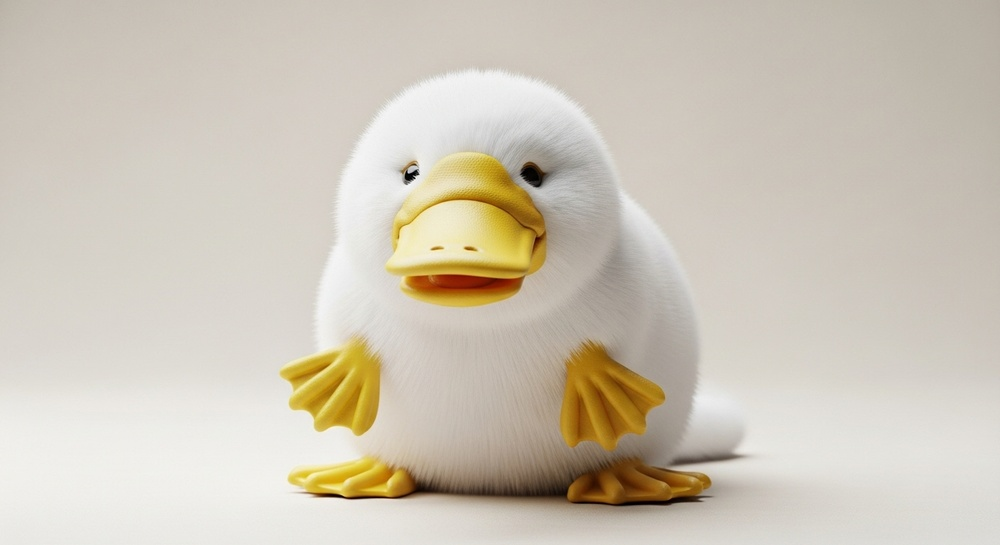
#> input picture platypus.jpg, 1000 x 545 px, shrunk from 1408 x 768 before the run
$ python -i find_bounding_box.py   (imports and definitions only)
#> lines starting #> are read from the running program, lines starting #| are printed output that depends on the picture; after the words box and inside, x2 and y2 are one past the last pixel; in counts of white or black regions, pixels touching at a corner belong together
#> further down, picture is the input picture: shape (545, 1000, 3); mean B, G, R 184.1, 198.3, 206.2
### threads.py

import threading

# Numbaの並行アクセスを防ぐためのロック
numba_lock = threading.Lock()

def lock_numba(func):
    def wrapper(*args, **kwargs):
        with numba_lock:
            return func(*args, **kwargs)
    return wrapper

editor_lock = threading.Lock()

# [5 lines left out: function lock_editor, not called in this run]

# MaskEditor2 の tcg_info['matrix'] / texture_size は描画スレッドと UI/overlay 更新で共有される。
# セグメントマスク用の一時 matrix swap が再入するため RLock にする。
mask_editor_matrix_lock = threading.RLock()

# メインスレッドの primary_param / imgset と描画スレッドの競合を防ぐ（on_select→empty_image など同一スレッド再入のため RLock）
primary_param_lock = threading.RLock()

# [5 lines left out: function lock_primary_param, not called in this run]

# AIJobManager はフォルダ走査スレッド、Kivyメインスレッド、描画経路から触られる。
# キュー投入・poll・キャンセルの再入を許すため RLock にする。
ai_job_manager_lock = threading.RLock()

# AI-NR完了後の .pmck merge queue はUI pollとworker callbackで共有される。
ai_sidecar_merge_lock = threading.Lock()

# .pmck は通常保存、RAW rating、batch paste、AI-NR sidecar merge から触られる。
# read-modify-write を pmck_store.py の単一窓口で直列化するための再入可能ロック。
pmck_store_lock = threading.RLock()

### cores/find_bounding_box.py
import logging
import numpy as np
import cv2
try:
    from numba import jit, prange
    HAS_NUMBA = True
except ImportError:
    HAS_NUMBA = False
    # noop decorator
    # [4 lines left out: function jit, not called in this run]

from threads import lock_numba

def find_bounding_box(image, threshold=None, margin_ratio=None, aspect_ratio=None, verbose=False):
    """
    OpenCVの輪郭抽出を用いて、画像内の有効領域（黒くない部分）の内接最大矩形を検出する。
    有効領域の内側に完全に収まる最大の矩形（Largest Inscribed Rectangle）を返す。

    Parameters:
    -----------
    image : numpy.ndarray
        RGB画像 (H, W, 3) の float32 配列 (値の範囲: 0.0-1.0)
    threshold : float or None
        黒とみなす閾値（0.0-1.0）。Noneの場合は0.001を使用
    margin_ratio : float or None
        安全マージンの比率（0.0-1.0）。Noneの場合は0.0を使用
        ※内側検出の場合、マージンは「さらに内側へ」作用する
    aspect_ratio : float or None
        矩形の縦横比（幅/高さ）。Noneの場合は任意の縦横比で最大を探索
        例: 16/9 ≈ 1.778 (16:9), 4/3 ≈ 1.333 (4:3), 1.0 (正方形)
    verbose : bool
        詳細情報を表示するかどうか (デフォルト: False)

    Returns:
    --------
    tuple : (x1, y1, x2, y2) 元画像サイズでのバウンディングボックスの座標
    """
#> called with verbose = False
    # パラメータを自動設定
    if threshold is None:
        # 暗部も有効画素とするため低めの閾値
        # 0.01 = 約 2.5/255、周辺減光やJPEGアーティファクトを考慮
        threshold = 0.001

    # 内接矩形探索ではマージン不要（アルゴリズムが内側を保証するため）
    if margin_ratio is None:
        margin_ratio = 0.0

    if verbose:
        logging.info("[検出設定] threshold=%.3f, margin_ratio=%.3f", threshold, margin_ratio)


    h, w = image.shape[:2]
#> h = 545; w = 1000

    # 1. 画像の前処理（グレースケール）
    if len(image.shape) == 3:
        # RGBA対応: アルファチャンネルが含まれると平均値が下がる可能性があるため無視する
        if image.shape[2] == 4:
            gray = np.mean(image[:, :, :3], axis=2)
        else:
            gray = np.mean(image, axis=2)
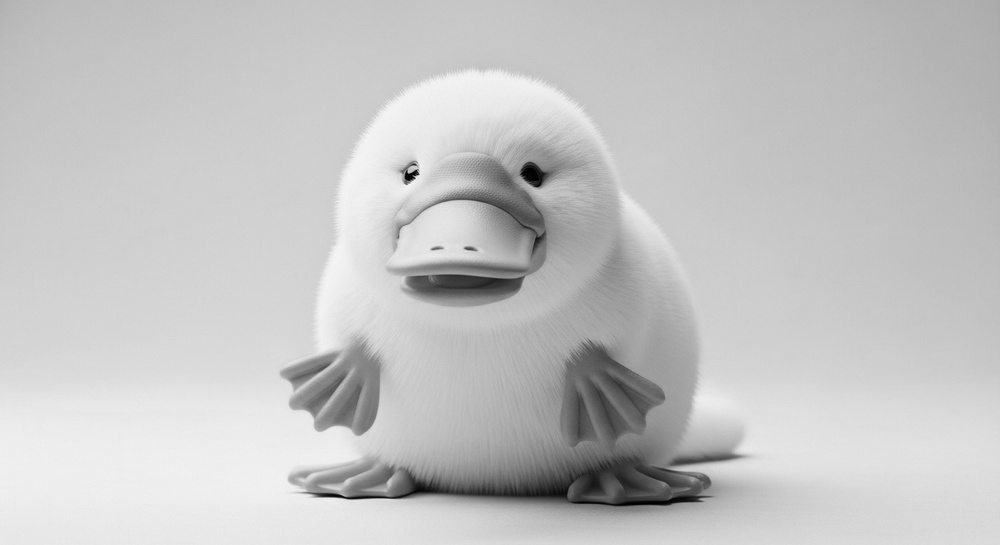
#> gray: shape (545, 1000) float64; min 0, max 250.3, mean 196.2
    else:
        gray = image

    # 値域チェックと閾値調整
    img_max = np.max(gray)
#> img_max = 250.3

    eff_threshold = threshold

    if verbose:
        logging.info(
            "[検出設定] MaxVal=%.2f, Threshold=%.3f (Original=%s), Margin=%.3f",
            img_max,
            eff_threshold,
            threshold,
            margin_ratio,
        )

    binary = ((gray > eff_threshold) * 255).astype(np.uint8)
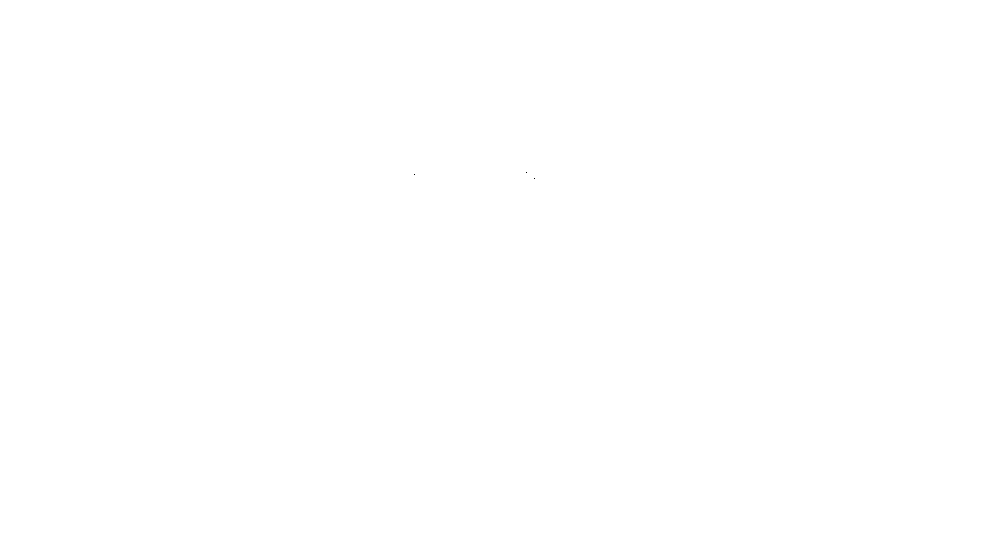
#> binary: shape (545, 1000); 100% white; black in thin lines or dots, all inside (x1, y1, x2, y2) = (414, 172, 535, 179)

    # ノイズ除去
    # ユーザー要件: "外周が苦手" / "最大が取れない" / "鋭角な角が消える"
    # -> OPEN(縮小)は行わず、CLOSE(穴埋め)のみ行う。
    # 髭ノイズ(外に出ているゴミ)は contours フィルタリング(面積)で弾く。

    # カーネルサイズ（固定値）
    k_dim = 3
    # 奇数にする
    if k_dim % 2 == 0: k_dim += 1


    kernel = cv2.getStructuringElement(cv2.MORPH_ELLIPSE, (k_dim, k_dim))

    # 穴埋めのみ (iterations=2 で十分)
    binary_filled = cv2.morphologyEx(binary, cv2.MORPH_CLOSE, kernel, iterations=2)
#> binary_filled: shape (545, 1000); every value is 255

    # 2. 輪郭抽出と「クリーンなマスク」の作成 (Full Resolution)
    # ここで最大輪郭を抽出し、中身を塗りつぶしたマスクを作ることで、
    # ・内部ノイズ（黒点）による矩形分断を防ぐ
    # ・外部ノイズ（背景ゴミ）を無視する
    contours, _ = cv2.findContours(binary_filled, cv2.RETR_EXTERNAL, cv2.CHAIN_APPROX_SIMPLE)
#> contours = [[[0, 0], [0, 544], [999, 544], [999, 0]]]

    if not contours:
        if verbose:
            logging.warning("[警告] 有効領域なし")
        return (0, 0, w - 1, h - 1)

    # 最大面積の輪郭を採用
    # 画面全体の 0.1% 以下のゴミは無視
    min_area = w * h * 0.001
#> min_area = 545
    valid_contours = [c for c in contours if cv2.contourArea(c) > min_area]
#> valid_contours = [[[0, 0], [0, 544], [999, 544], [999, 0]]]

    if not valid_contours:
        main_contour = max(contours, key=cv2.contourArea)
    else:
        main_contour = max(valid_contours, key=cv2.contourArea)
#> main_contour = [[0, 0], [0, 544], [999, 544], [999, 0]]

    # 外接矩形を取得（バックアップ用）
    bx, by, bw, bh = cv2.boundingRect(main_contour)
#> bx = 0; by = 0; bw = 1000; bh = 545

    # クリーンなマスク (Full Res)
    clean_mask = np.zeros((h, w), dtype=np.uint8)
    cv2.drawContours(clean_mask, [main_contour], -1, 255, -1)

    # 3. 内接最大矩形の探索
    if aspect_ratio is not None:
        # 縦横比指定の場合
        x1, y1, x2, y2 = _find_largest_inscribed_rectangle_with_aspect(clean_mask, aspect_ratio)
    else:
        # 任意の縦横比の場合
        x1, y1, x2, y2 = _find_largest_inscribed_rectangle(clean_mask)

    # マージン適用（Smart Margin）
    margin_tol = max(w, h) * 0.01  # 1%未満の隙間なら埋める (吸着)

    if x1 < margin_tol: x1 = 0
    if y1 < margin_tol: y1 = 0
    if (w - 1 - x2) < margin_tol: x2 = w - 1
    if (h - 1 - y2) < margin_tol: y2 = h - 1

    # マージン適用（必要な場合のみ。基本0）
    if margin_ratio > 0:
        bbox_w = x2 - x1
        bbox_h = y2 - y1
        mx = int(bbox_w * margin_ratio)
        my = int(bbox_h * margin_ratio)
        x1 += mx
        y1 += my
        x2 -= mx
        y2 -= my

    # 最終チェック（反転防止）
    if x2 <= x1 or y2 <= y1:
        return (0, 0, w-1, h-1)

    if verbose:
        logging.info("[最終結果] 内接矩形座標: x1=%s, y1=%s, x2=%s, y2=%s", x1, y1, x2, y2)

    return (x1, y1, x2, y2)


# [32 lines left out: function find_largest_inscribed_rectangle_in_mask, not called in this run]

@lock_numba
@jit(nopython=True, cache=True)
def _largest_rectangle_in_histogram_jit(histogram):
    """
    ヒストグラムにおける最大矩形を求める（Numba JIT最適化版）

    Parameters:
    -----------
    histogram : numpy array
        各列の高さ

    Returns:
    --------
    tuple : (max_area, left, right, height)
    """
    stack = []
    max_area = 0
    max_left = 0
    max_right = 0
    max_height = 0
    index = 0
    n = len(histogram)

    while index < n:
        if len(stack) == 0 or histogram[index] >= histogram[stack[-1]]:
            stack.append(index)
            index += 1
        else:
            top = stack.pop()
            width = index if len(stack) == 0 else index - stack[-1] - 1
            area = histogram[top] * width

            if area > max_area:
                max_area = area
                max_height = histogram[top]
                max_right = index - 1
                max_left = 0 if len(stack) == 0 else stack[-1] + 1

    while len(stack) > 0:
        top = stack.pop()
        width = index if len(stack) == 0 else index - stack[-1] - 1
        area = histogram[top] * width

        if area > max_area:
            max_area = area
            max_height = histogram[top]
            max_right = index - 1
            max_left = 0 if len(stack) == 0 else stack[-1] + 1

    return (max_area, max_left, max_right, max_height)


def _largest_rectangle_in_histogram(histogram):
    """
    ヒストグラムにおける最大矩形を求める

    Parameters:
    -----------
    histogram : list or array
        各列の高さ

    Returns:
    --------
    tuple : (max_area, left, right, height)
    """
    if HAS_NUMBA:
        return _largest_rectangle_in_histogram_jit(np.asarray(histogram, dtype=np.int32))

    # Numbaがない場合のフォールバック
    stack = []
    max_area = 0
    max_rect = (0, 0, 0, 0)
    index = 0

    while index < len(histogram):
        if not stack or histogram[index] >= histogram[stack[-1]]:
            stack.append(index)
            index += 1
        else:
            top = stack.pop()
            width = index if not stack else index - stack[-1] - 1
            area = histogram[top] * width

            if area > max_area:
                max_area = area
                height = histogram[top]
                right = index - 1
                left = 0 if not stack else stack[-1] + 1
                max_rect = (max_area, left, right, height)

    while stack:
        top = stack.pop()
        width = index if not stack else index - stack[-1] - 1
        area = histogram[top] * width

        if area > max_area:
            max_area = area
            height = histogram[top]
            right = index - 1
            left = 0 if not stack else stack[-1] + 1
            max_rect = (max_area, left, right, height)

    return max_rect


def _find_largest_inscribed_rectangle(mask):
    """
    バイナリマスク内の最大内接矩形を検出（高速化版）

    ヒストグラム法を使用して正確な最大内接矩形を計算。
    NumPyベクトル化により高速化。

    Parameters:
    -----------
    mask : numpy.ndarray
        バイナリマスク (255が有効領域)

    Returns:
    --------
    tuple : (x1, y1, x2, y2) 矩形の座標
    """
    h, w = mask.shape
#> h = 545; w = 1000
    binary = (mask > 0).astype(np.int32)
#> binary: shape (545, 1000) int32; every value is 1

    # NumPyベクトル化で高さマップを高速計算
    heights = np.zeros((h, w), dtype=np.int32)
    heights[0] = binary[0]
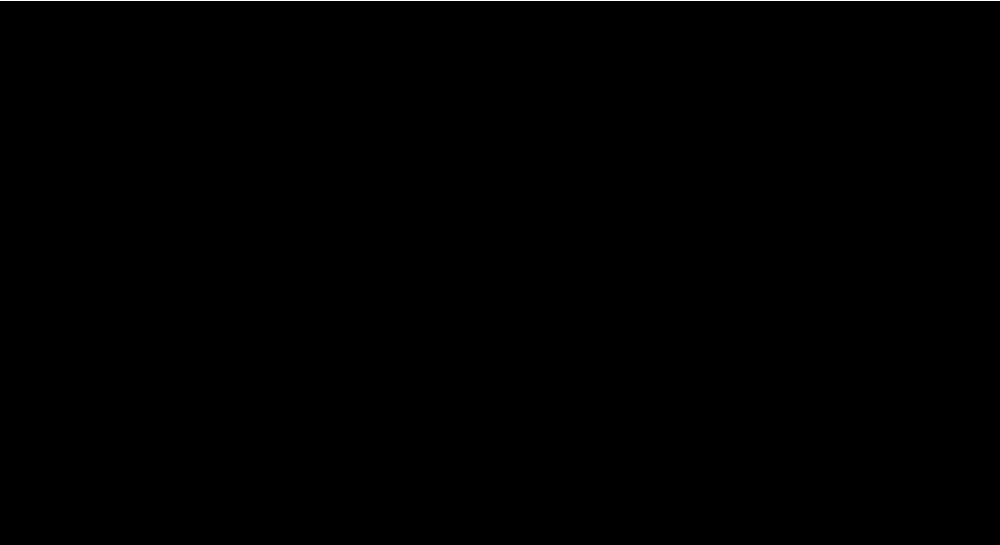
#> heights: shape (545, 1000) int32; values 0 (black) and 1 (white), 0.18% white in thin lines or dots, all inside (x1, y1, x2, y2) = (0, 0, 1000, 1)

    # ベクトル化: 上方向に連続する1の数を累積
    for i in range(1, h):
        heights[i] = np.where(binary[i] == 1, heights[i-1] + 1, 0)
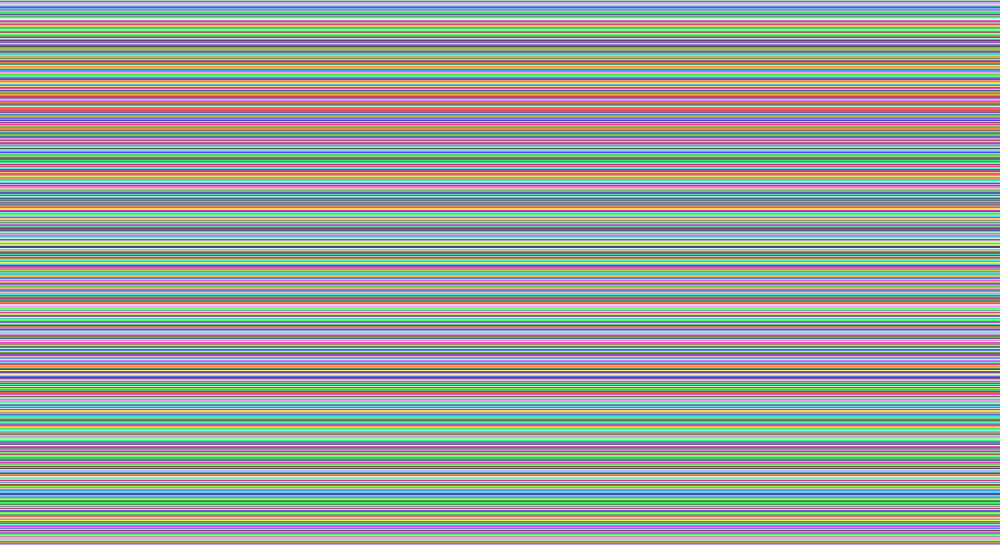
#> heights: shape (545, 1000) int32; 545 distinct labels, from 1 to 545; one colour per label, 0 black

    # 各行でヒストグラムベースの最大矩形を探索
    max_area = 0
    best_rect = None

    for i in range(h):
        area, left, right, height = _largest_rectangle_in_histogram(heights[i])

        if area > max_area:
            max_area = area
            # 矩形の座標を計算
            y2 = i
            y1 = i - height + 1
            x1 = left
            x2 = right
            best_rect = (x1, y1, x2, y2)
#> this loop made 545 passes
#> (area, best_rect) on passes 1 to 12: (1000, (0, 0, 999, 0)), (2000, (0, 0, 999, 1)), (3000, (0, 0, 999, 2)), (4000, (0, 0, 999, 3)), (5000, (0, 0, 999, 4)), (6000, (0, 0, 999, 5)), (7000, (0, 0, 999, 6)), (8000, (0, 0, 999, 7)), (9000, (0, 0, 999, 8)), (10000, (0, 0, 999, 9)), (11000, (0, 0, 999, 10)), (12000, (0, 0, 999, 11))
#> area on pass 69: 69000

    if best_rect is None or max_area == 0:
        # フォールバック: 外接矩形を返す
        contours, _ = cv2.findContours(mask, cv2.RETR_EXTERNAL, cv2.CHAIN_APPROX_SIMPLE)
        if contours:
            main_contour = max(contours, key=cv2.contourArea)
            x, y, cw, ch = cv2.boundingRect(main_contour)
            return (x, y, x + cw - 1, y + ch - 1)
        return (0, 0, w-1, h-1)

    return best_rect

# [140 lines left out: functions _find_aspect_rect_jit, _find_largest_inscribed_rectangle_with_aspect, not called in this run]

>>> import cv2
>>> picture = cv2.imread('../platypus.jpg')
>>> result = find_bounding_box(picture)
